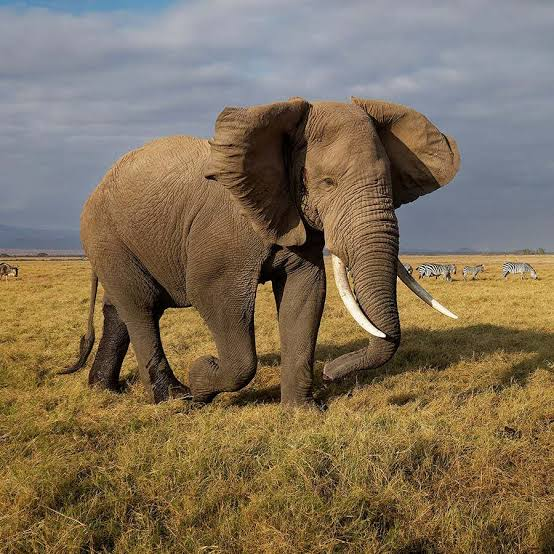
#> input picture ComparativeAnalysis/input/ele.jpg, 554 x 554 px; its folder holds only this picture in this run
$ python model1_image_Generation.py   (older library calls are emulated)
#> lines starting #> are read from the running program, lines starting #| are printed output that depends on the picture


import os
import cv2
import numpy as np
import time
import matplotlib.pyplot as plt
import pandas as pd


def load_images_from_folder(folder):
#> called with folder = 'input'
    images = []
    filenames = []
    for filename in os.listdir(folder):
        img = cv2.imread(os.path.join(folder, filename), cv2.IMREAD_GRAYSCALE)
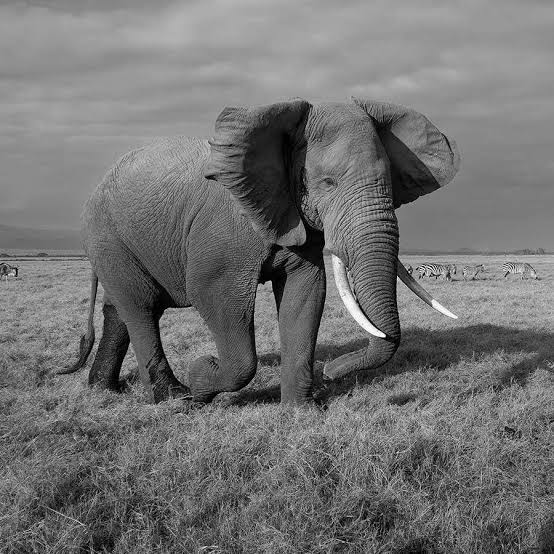
#> img: shape (554, 554); min 0, max 255, mean 114.3
        if img is not None:
            images.append(img)
            filenames.append(filename)
    return images, filenames


def apply_gaussian_edge_detection(image):
    kernel = np.array([[1, 2, 1], [2, 4, 2], [1, 2, 1]]) / 16
    return cv2.filter2D(image, -1, kernel)


def apply_sobel_edge_detection(image):
    grad_x = cv2.Sobel(image, cv2.CV_64F, 1, 0, ksize=3)
    grad_y = cv2.Sobel(image, cv2.CV_64F, 0, 1, ksize=3)
    return np.hypot(grad_x, grad_y)


def apply_canny_edge_detection(image, low_threshold=50, high_threshold=150):
    blurred = cv2.GaussianBlur(image, (5, 5), 1.4)
    grad_x = cv2.Sobel(blurred, cv2.CV_64F, 1, 0, ksize=3)
    grad_y = cv2.Sobel(blurred, cv2.CV_64F, 0, 1, ksize=3)
    magnitude = np.hypot(grad_x, grad_y)
    angle = np.arctan2(grad_y, grad_x)
    nms = np.zeros_like(magnitude)
    angle = angle * 180.0 / np.pi
    angle[angle < 0] += 180
    for i in range(1, image.shape[0] - 1):
        for j in range(1, image.shape[1] - 1):
            try:
                q = 255
                r = 255
                if (0 <= angle[i, j] < 22.5) or (157.5 <= angle[i, j] <= 180):
                    q = magnitude[i, j + 1]
                    r = magnitude[i, j - 1]
                elif 22.5 <= angle[i, j] < 67.5:
                    q = magnitude[i + 1, j - 1]
                    r = magnitude[i - 1, j + 1]
                elif 67.5 <= angle[i, j] < 112.5:
                    q = magnitude[i + 1, j]
                    r = magnitude[i - 1, j]
                elif 112.5 <= angle[i, j] < 157.5:
                    q = magnitude[i - 1, j - 1]
                    r = magnitude[i + 1, j + 1]
                if (magnitude[i, j] >= q) and (magnitude[i, j] >= r):
                    nms[i, j] = magnitude[i, j]
                else:
                    nms[i, j] = 0
            except IndexError as e:
                pass
    strong = 255
    weak = 50
    res = np.zeros_like(image)
    strong_i, strong_j = np.where(nms >= high_threshold)
    weak_i, weak_j = np.where((nms <= high_threshold) & (nms >= low_threshold))
    res[strong_i, strong_j] = strong
    res[weak_i, weak_j] = weak
    for i in range(1, res.shape[0] - 1):
        for j in range(1, res.shape[1] - 1):
            if res[i, j] == weak:
                if (
                    (res[i + 1, j - 1] == strong)
                    or (res[i + 1, j] == strong)
                    or (res[i + 1, j + 1] == strong)
                    or (res[i, j - 1] == strong)
                    or (res[i, j + 1] == strong)
                    or (res[i - 1, j - 1] == strong)
                    or (res[i - 1, j] == strong)
                    or (res[i - 1, j + 1] == strong)
                ):
                    res[i, j] = strong
                else:
                    res[i, j] = 0
    return res


def measure_performance(images, filenames):
    results = {"Filename": [], "Method": [], "Time": []}
    output_images = {"Gaussian": [], "Sobel": [], "Canny": []}
    for image, filename in zip(images, filenames):
        start_time = time.time()
        gaussian_edges = apply_gaussian_edge_detection(image)
        elapsed_time = time.time() - start_time
        results["Filename"].append(filename)
        results["Method"].append("Gaussian")
        results["Time"].append(elapsed_time)
        output_images["Gaussian"].append((filename, gaussian_edges))

        start_time = time.time()
        sobel_edges = apply_sobel_edge_detection(image)
        elapsed_time = time.time() - start_time
        results["Filename"].append(filename)
        results["Method"].append("Sobel")
        results["Time"].append(elapsed_time)
        output_images["Sobel"].append((filename, sobel_edges))

        start_time = time.time()
        canny_edges = apply_canny_edge_detection(image)
        elapsed_time = time.time() - start_time
        results["Filename"].append(filename)
        results["Method"].append("Canny")
        results["Time"].append(elapsed_time)
        output_images["Canny"].append((filename, canny_edges))
    return results, output_images


def save_results_to_csv(results, output_file):
    df = pd.DataFrame(results)
    df.to_csv(output_file, index=False)


def save_output_images(output_images, output_folder):
    if not os.path.exists(output_folder):
        os.makedirs(output_folder)
    for method, images in output_images.items():
        method_folder = os.path.join(output_folder, method)
        if not os.path.exists(method_folder):
            os.makedirs(method_folder)
        for filename, image in images:
            output_path = os.path.join(method_folder, filename)
            cv2.imwrite(output_path, image)


def plot_results(results):
    methods = ["Gaussian", "Sobel", "Canny"]
    times = [
        np.mean(
            [
                results["Time"][i]
                for i in range(len(results["Time"]))
                if results["Method"][i] == method
            ]
        )
        for method in methods
    ]
    plt.bar(methods, times)
    plt.xlabel("Edge Detection Method")
    plt.ylabel("Average Time (s)")
    plt.title("Performance Comparison of Edge Detection Methods")
    plt.show()


if __name__ == "__main__":
    folder = "input"
    images, filenames = load_images_from_folder(folder)
#> images = 1 item; filenames = ['ele.jpg']
    results, output_images = measure_performance(images, filenames)
#> the loop in measure_performance, `for image, filename in zip(images, filenames):` made 1 pass
#> (filename, strong in apply_canny_edge_detection, weak in apply_canny_edge_detection) on pass 1: ('ele.jpg', 255, 50)
#> pass 1, in apply_sobel_edge_detection, `grad_x = cv2.Sobel(image, cv2.CV_64F, 1, 0, ksize=3)`:
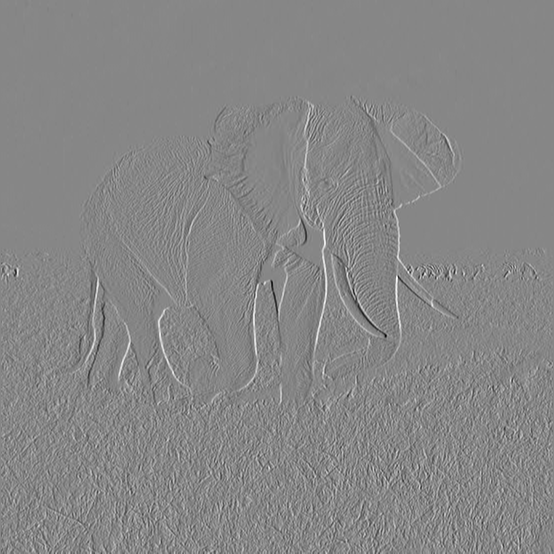
#> grad_x: shape (554, 554) float64; min -883, max 788, mean 0; drawn with min black and max white
#> pass 1, in apply_sobel_edge_detection, `grad_y = cv2.Sobel(image, cv2.CV_64F, 0, 1, ksize=3)`:
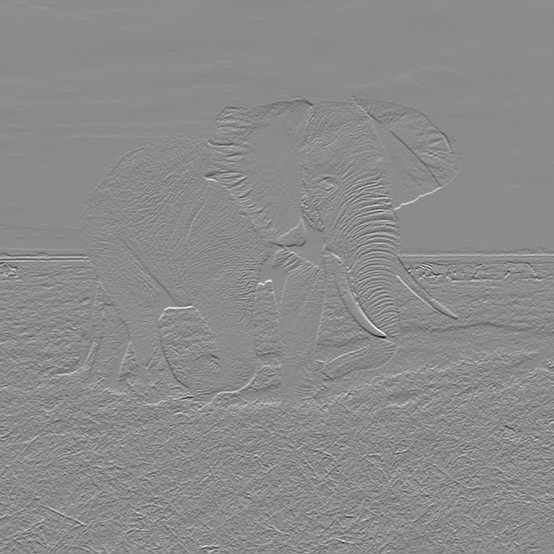
#> grad_y: shape (554, 554) float64; min -990, max 816, mean -1.1; drawn with min black and max white
#> pass 1, in measure_performance, `sobel_edges = apply_sobel_edge_detection(image)`:
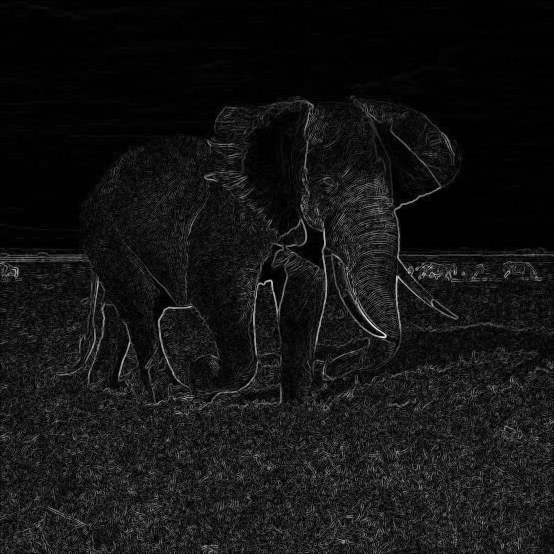
#> sobel_edges: shape (554, 554) float64; min 0, max 990.1, mean 78.8; drawn with min black and max white
#> results = {'Filename': ['ele.jpg', 'ele.jpg', 'ele.jpg'], 'Method': ['Gaussian', 'Sobel', 'Canny'], 'Time': [0.0168, 0.0867, 1.46]}; output_images = 3 items
    save_results_to_csv(results, "performance_results.csv")
#> in save_results_to_csv, `df = pd.DataFrame(results)`: df = table of 3 rows and 3 columns
    save_output_images(output_images, "output")
#> the loop in save_output_images, `for method, images in output_images.items():` made 3 passes
#> pass 2, in save_output_images, `cv2.imwrite(output_path, image)`:
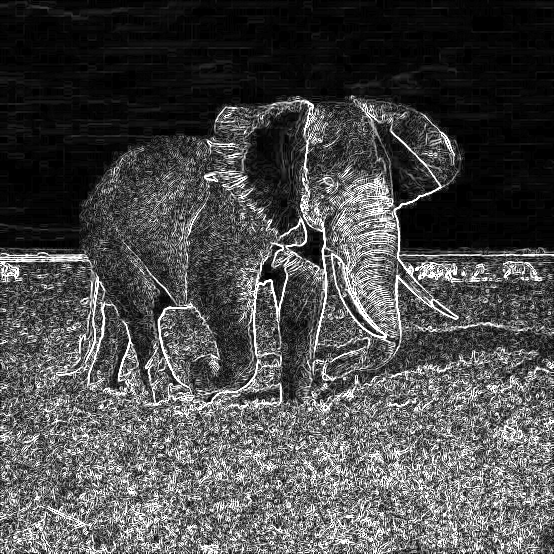
#> saved as ele.jpg: shape (554, 554); min 0, max 255, mean 75.5
    plot_results(results)
#> in plot_results, `times = [ np.mean( [ results["Time"][i] for i in range(len(results["Ti..`: times = [0.0168, 0.0867, 1.46]
#> in plot_results, `plt.show()`:
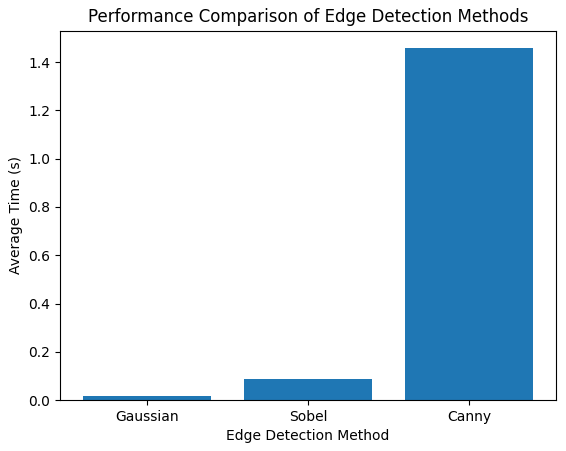
#> figure drawn by matplotlib, 1 panel; tallest bar 1.46 high, from x = 1.6 to 2.4

$ run again, on ComparativeAnalysis/input/orange.jpg
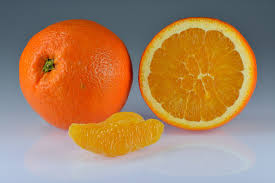
#> input picture ComparativeAnalysis/input/orange.jpg, 275 x 183 px
#> images = 1 item; filenames = ['orange.jpg']
#> the loop in measure_performance, `for image, filename in zip(images, filenames):` made 1 pass
#> (filename, strong in apply_canny_edge_detection, weak in apply_canny_edge_detection) on pass 1: ('orange.jpg', 255, 50)
#> pass 1, in measure_performance, `sobel_edges = apply_sobel_edge_detection(image)`:
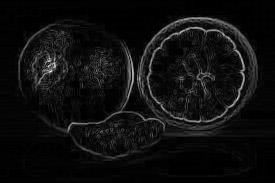
#> sobel_edges: shape (183, 275) float64; min 0, max 479.6, mean 28.5; drawn with min black and max white
#> results = {'Filename': ['orange.jpg', 'orange.jpg', 'orange.jpg'], 'Method': ['Gaussian', 'Sobel', 'Canny'], 'Time': [0.0032, 0.0129, 0.194]}; output_images = 3 items
#> df = table of 3 rows and 3 columns
#> the loop in save_output_images, `for method, images in output_images.items():` made 3 passes
#> times = [0.0032, 0.0129, 0.194]
#> in plot_results, `plt.show()`:
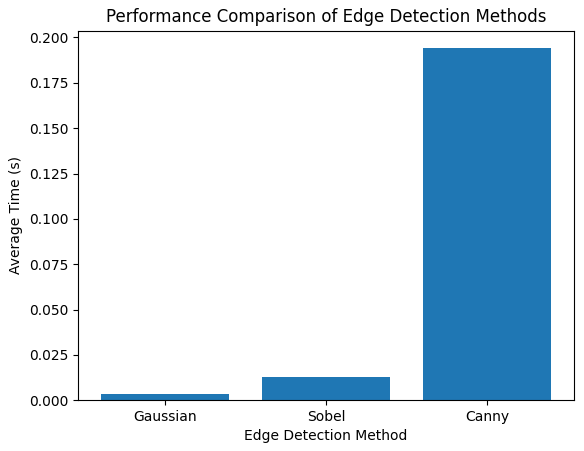
#> figure drawn by matplotlib, 1 panel; tallest bar 0.194 high, from x = 1.6 to 2.4
